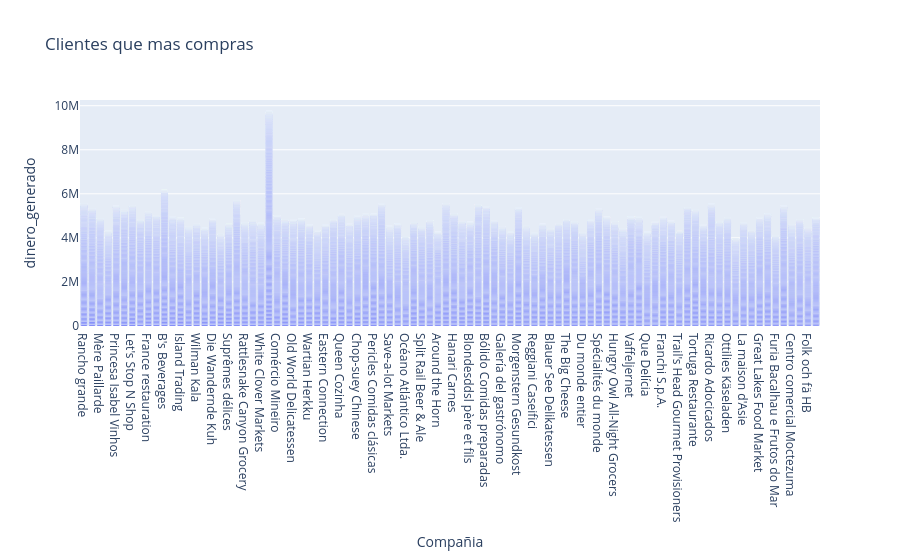

Write notebook code for a chart like this one.
### Code cell
df3

x = df3.CompanyName

trace1 = {
    'x': df3['CompanyName'],
    'y': df3['dinero_generado'],
    'name': 'CompanyName',
    'type': 'bar'
}

layout = {
    'xaxis': {"title":"Compañia"},
    'yaxis': {"title":"dinero_generado"},
    'barmode': 'group',
    'title': 'Clientes que mas compras'
}
fig = go.Figure(data = trace1, layout = layout)
iplot(fig)

### Figure 1 — Plotly figure (JSON) as saved in the notebook; plotly's stock layout.template omitted (floating-point values rounded to 4 significant figures; data arrays with more than 128 entries replaced by an {"elided": "..."} marker saying what was removed)
{"data": [{"name": "CompanyName", "type": "bar", "x": {"elided": "16282 str values"}, "y": {"elided": "16282 float values"}}], "layout": {"barmode": "group", "title": {"text": "Clientes que mas compras"}, "xaxis": {"title": {"text": "Compañia"}}, "yaxis": {"title": {"text": "dinero_generado"}}}}
